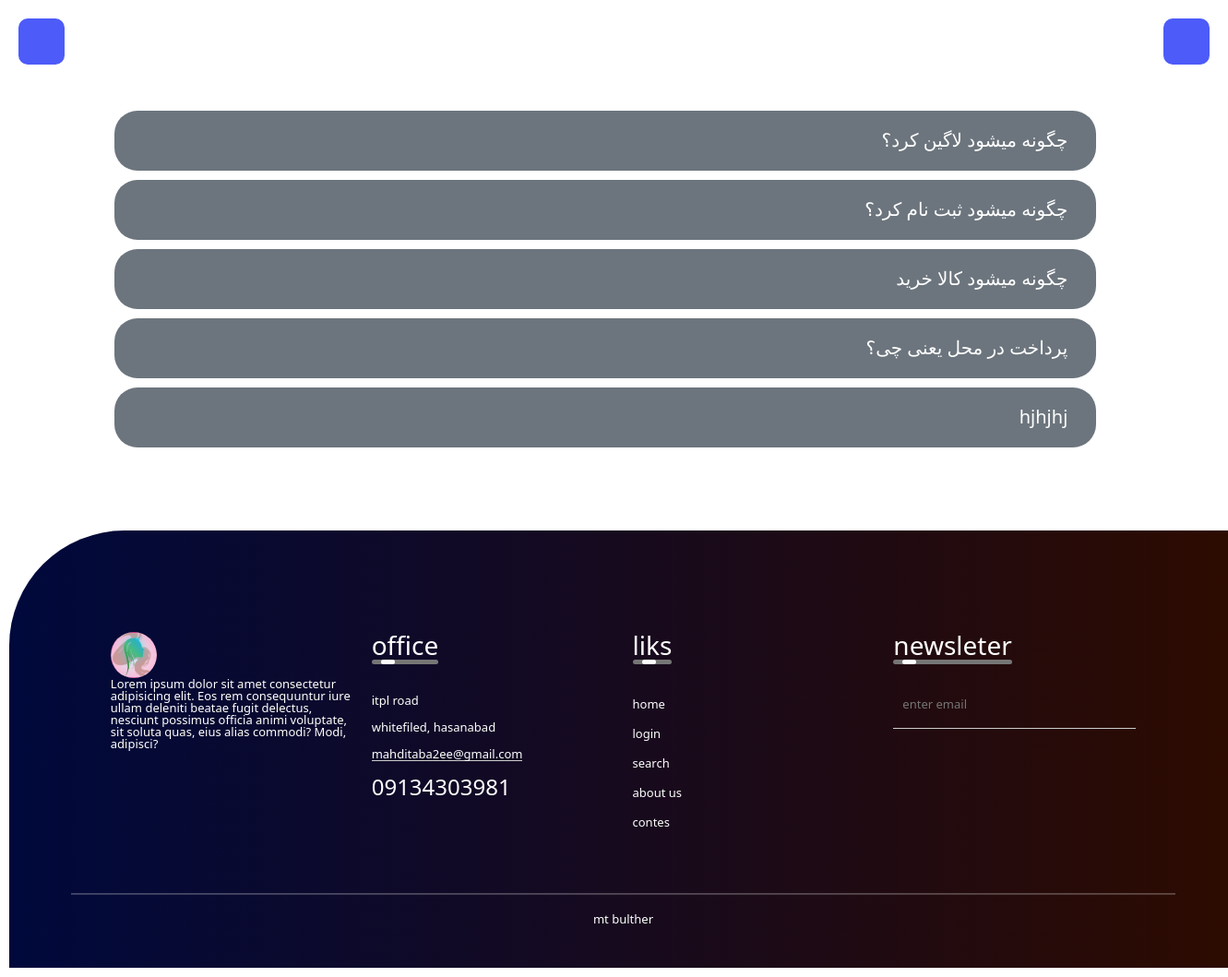
Page /Accounts/quastion on the committed database.
### Accounts/models.py (models this page shows)
class QuestionModel(models.Model):
    name = models.CharField(max_length=50)
    que= models.CharField(max_length=500)
    answer = models.CharField(max_length=500,null=True)

### Accounts/views.py (the view)
# urls.py: path('quastion',QuestionsView.as_view(),name='quastion'),
class QuestionsView(View):
    def get(self,request):
        question = QuestionModel.objects.all()
        cart=Cart(request)
        categories = CategoryModel.objects.all()
        all_like_me_count=0
        if request.user.is_authenticated:
            all_like_me_count = request.user.all_like_me_count()
        return render(request,'Accounts/quastion.html',{'question':question,'len_cart':cart.get_len_cart,'all_like_me_count':all_like_me_count,'categories':categories})

### Category/context_processors.py (called while the page is built)
def category(request):
    all_like_me_count=0
    buys = []
    if request.session.get('cart') is not None:
            buys = shopping_cart(request)
    if request.user.is_authenticated:
        all_like_me_count = request.user.all_like_me_count()
    cart = Cart(request)
    return {'categories':CategoryModel.objects.all(),'all_like_me_count':all_like_me_count,'len_cart':cart.get_len_cart,'cart':cart,'buys':buys}

### Orders/cart.py (called while the page is built)
    @property
    def get_len_cart(self):
        return len(self.cart.keys())

### utils/utils.py (called while the page is built)
def shopping_cart(request):
    buys=[]
    if request.session.get('cart') is not None:
        for product_id in list(request.session['cart'].keys()):
                    buys.append(int(product_id))
    return buys

### Accounts/templates/Accounts/quastion.html (shortened to what this page needs)
{% extends 'base.html' %}
{% load static %}
{% block body %}
<div dir="rtl" class="animate__animated animate__fadeInDown" style="width: 80%; margin-left: auto; margin-right: auto; position: relative;top: 110px; margin-bottom: 200px;">
    {% for que in question %}
     <a class="btn shadow-none d-flex align-items-center justify-content-between bg-secondary text-white w-100" data-toggle="collapse" href="#navbar-{{que.id}}" style="height: 65px; margin-bottom: 10px; padding: 0 30px; border-radius: 25px;">
         <h5 class="m-0">{{que.que}} </h5>
     </a>
     {% endfor %}
 </div>
{% endblock %}

### Category/static/Category/css/assets/theme/css/style.css (style rules this page uses)
body { font-style: normal; line-height: 1.5; font-weight: 400; color: #232323; position: relative; }
a { font-style: normal; font-weight: 400; cursor: pointer; }
a, a:hover { text-decoration: none; }
h1, h2, h3, h4, h5, h6, .display-1, .display-2, .display-4, .display-5, .display-7, span, p, a { line-height: 1; word-break: break-word; word-wrap: break-word; font-weight: 400; }
.btn { font-weight: 600; border-width: 1px; font-style: normal; margin: 0.6rem 0.6rem; white-space: normal; transition: all 0.2s ease-in-out; display: inline-flex; align-items: center; justify-content: center; word-break: break-word; }
html, body { height: auto; min-height: 100vh; }

### static/base/css/base.css (style rules this page uses)
body { overflow-x: hidden; }

### static/base/css/navbar.css (style rules this page uses)
* { margin: 0; padding: 0; }

### static/base/css/fother.css (style rules this page uses)
* { margin: 0; padding: 0; }

### rows in the picture
QuestionModel: que "چگونه میشود لاگین کرد؟"
QuestionModel: que "چگونه میشود ثبت نام کرد؟"
QuestionModel: que "چگونه میشود کالا خرید"
QuestionModel: que "پرداخت در محل یعنی چی؟"
QuestionModel: que "hjhjhj"
